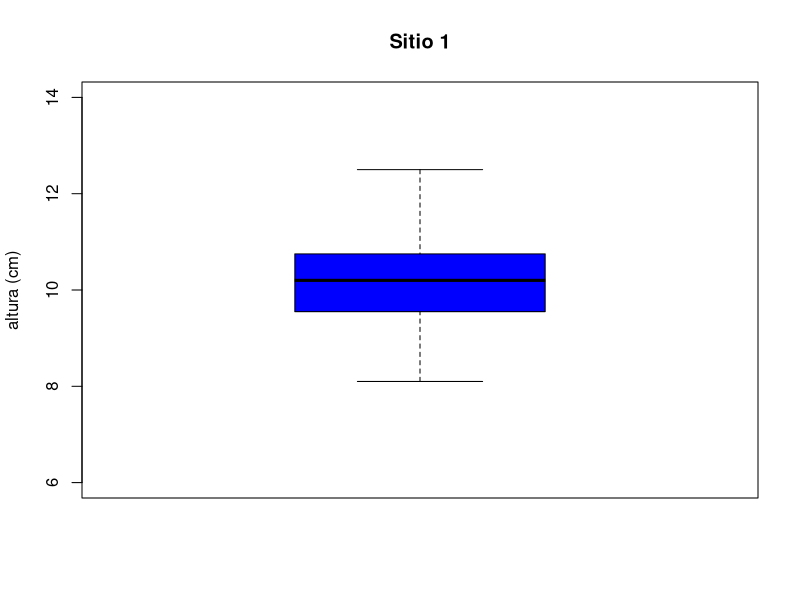

The R script that drew this image:
# Alejandra Janeth Nuñez Treviño <33
# 21/08/2023
# Matricula: 2070873

# Importar datos ----------------------------------------------------------
# Funcion read.csv (sirve para importar datos csv a R)
setwd("C:/Met_Es/Codigos")
mediciones <-read.csv("mediciones.csv", header = TRUE)
head(mediciones) # Funcion head (sirve para ver los primeros 6 datos)

# Descriptivas ------------------------------------------------------------
# medidas de tendencia central media, mediana, rango

mean(mediciones$altura) #Moda
median(mediciones$altura) #Mediana
range(mediciones$altura) #Rango
fivenum(mediciones$altura) #Representa los 5 numeros del boxplot

# medidas de dispersión desviacion estándar, varianza

sd(mediciones$altura)
var(mediciones$altura)

# Gráficas ----------------------------------------------------------------

boxplot(mediciones$altura,col = "blue", ylab = "altura (cm)", main = "Sitio 1", ylim = c(6,14))

# Hipótesis ---------------------------------------------------------------

# xobs 10.17 vs xteo=11
# Todos los cedros no alcanzaron los 11 cm.
# El valor de alfa referencia es 0.05

# Procedimiento -----------------------------------------------------------
# Aplicar la función de t.test (Nunca se pone la media, se ponen los datos de origen)
t.test(mediciones$altura,mu=11)
# "df" significa grados de libertad
t.test(mediciones$altura,mu=10.5)
t.test(mediciones$altura,mu=10.6)
t.test(mediciones$altura,mu=10.55)

# Replicabilidad ----------------------------------------------------------

# Guardar la prueba de ten un objeto llamado "prueba"
prueba<-t.test(mediciones$altura, mu=11)

# Conocer los grados de libertad
prueba$parameter
# Conocer el p-value
prueba$p.value
# Se acepta la H1
# Conocer los intervalos de confianza
prueba$conf.int